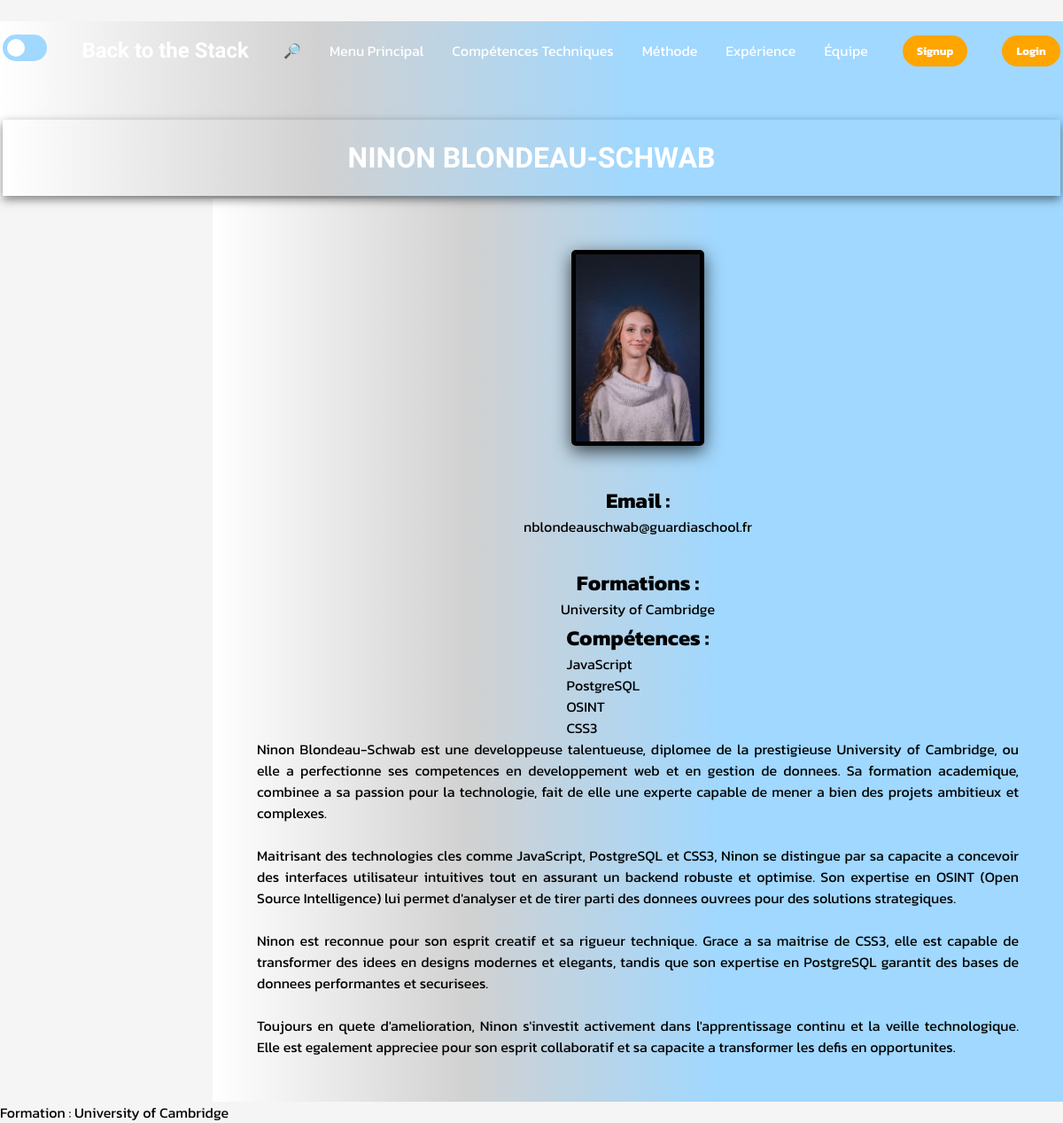
Page /php/membre.php?id=2 on the committed database.
### tables this page shows
CREATE TABLE `membres` (
  `id` int(11) NOT NULL,
  `nom` varchar(100) NOT NULL,
  `email` varchar(150) NOT NULL,
  `date` date NOT NULL,
  `formation` varchar(100) NOT NULL,
  `photo` varchar(255) NOT NULL,
  `test` text NOT NULL
);

CREATE TABLE `competences` (
  `id` int(11) NOT NULL,
  `nom` varchar(100) NOT NULL
);

### php/membre.php (the view, shortened to what this page needs)
<?php
include 'connexion.php';
if (isset($_GET['id'])) {
    $id = $_GET['id'];
    $stmt = $pdo->prepare("SELECT * FROM membres WHERE id = :id");
    $stmt->bindParam(':id', $id, PDO::PARAM_INT);
    $stmt->execute();
    $membre = $stmt->fetch();
    $stmt2 = $pdo->prepare("SELECT competences.nom FROM competences
                            INNER JOIN membre_competences ON competences.id = membre_competences.competence_id
                            WHERE membre_competences.membre_id = :id");
    $stmt2->bindParam(':id', $id, PDO::PARAM_INT);
    $stmt2->execute();
    $competences = $stmt2->fetchAll();
} else {
    die("Aucun ID spécifié !");
}
?>
<!DOCTYPE html>
<html lang="fr">
<head>
    <link id= "theme-link" rel="stylesheet" href="../css/dark-theme.css">
    <link rel="stylesheet" href="https://cdnjs.cloudflare.com/ajax/libs/font-awesome/6.0.0/css/all.min.css">
</head>
<body>
    <header>
        <div class="navbar">
            <div class="mode"><input type="checkbox" id="toggle" class="checkbox">
            <label for="toggle" class="label"></label>
        </div>
            <div class="logo"><a href="../html/index.html">Back to the Stack</a></div>
            <ul class="liens">
                <li><a href="recherche.php">🔎</a></li>
                <li><a href="../html/index.html">Menu Principal</a></li>
                <li><a href="../html/comptech.html">Compétences Techniques</a></li>
                <li><a href="../html/méthode.html">Méthode</a></li>
                <li><a href="../html/anciens clients.html">Expérience</a></li>
                <li><a href="../html/notreequipe.html">Équipe</a></li>
            </ul>
            <a href="signup.php" class="action_btn">Signup</a>
            <a href="login.php" class="action_btn">Login</a>
        </div>
        <h1 class="presentation_h1"><?php echo htmlspecialchars($membre['nom']); ?></h1>
    </header>
    <section class="texte_membre">
    <div class="photo_email-container">
        <img class="presentation_img" src="<?php echo $membre['photo']; ?>" alt="Portrait de <?php echo $membre['nom']; ?>">
        <p class="p_email"><h2>Email :</h2> <?php echo htmlspecialchars($membre['email']); ?></p>
        <p class="formation"><h2>Formations :</h2> <?php echo htmlspecialchars($membre['formation']); ?></p>
        <div class="block_membre">
        <p class="competences">
            <h2>Compétences :</h2>
                <?php foreach ($competences as $competence) : ?>
                <li><?php echo htmlspecialchars($competence['nom']); ?></li>
                <?php endforeach; ?>
        </p>
        </div>
    <div class="presentation_text-container">
        <p>
            <?php
                $text = htmlspecialchars(mb_convert_encoding($membre['test'], 'UTF-8', 'auto'));
                echo nl2br($text);
            ?>
        </p>
    </div>
</section>
    <div class="block_membre">
        <p class="p_formation">Formation : <?php echo htmlspecialchars($membre['formation']); ?></p>
    </div>
</body>
</html>

### css/dark-theme.css (style rules this page uses)
* { margin: 0; padding: 0; box-sizing: border-box; word-wrap: break-word; }
body { height: 100vh; background-color: rgb(0, 0, 0); margin-top: 2%; font-family: 'Kanit', sans-serif; align-items: center; justify-content: center; }
h1 { text-align: center; background: linear-gradient(90deg, #000, #2B2B7B, #4C4CFF); margin-top: 4%; padding: 2%; font-size: 2rem; text-transform: uppercase; font-family: 'Zen Dots', sans-serif; font-weight: 600; color: #fff; box-shadow: 0px 4px 10px rgba(0, 0, 0, 0.5); }
li { list-style: none; }
a { text-decoration: none; color: white; font-size: 1rem; white-space: nowrap; }
header { background: linear-gradient(90deg, #000, #2B2B7B, #4C4CFF);; margin-top: auto; position: relative; padding: 0.2rem; }
.navbar { width: 100%; height: 60px; max-width: 1200px; margin: 0 auto; display: flex; align-items: center; justify-content: space-between; box-sizing: border-box; }
.navbar .logo a { font-size: 1.5rem; font-weight: bold; white-space: nowrap; }
.logo { font-family: 'Zen Dots', sans-serif !important; font-size: 120% !important; }
.navbar .liens { display: flex; gap: 2rem; flex-wrap: wrap; }
.action_btn { background-color: orange; color: white; padding: 0.5rem 1rem; border: none; outline: none; border-radius: 20px; font-size: 0.8rem; font-weight: bold; cursor: pointer; transition: scale 0.2s ease; }
.presentation_img { width: 400px; height: auto; object-fit: cover; border: 5px solid white; box-shadow: 0px 6px 20px rgba(0, 0, 0, 0.7); border-radius: 15px; }
.presentation_text-container { flex: 1; display: flex; flex-direction: column; gap: 20px; }
.texte_membre { display: flex; align-items: flex-start; gap: 20px; flex-wrap: wrap; gap: 30px; align-items: center; margin-top: 0; margin-left: 20%; padding: 50px; max-width: 1200px; background: linear-gradient(135deg, #000, #2B2B7B, #4C4CFF); color: whitesmoke; }
.photo_email-container { display: flex; flex-direction: column; align-items: center; }
.presentation_img { width: 150px; height: auto; border-radius: 5px; margin-bottom: 10px; }
.p_email { margin: 2% 0; font-size: 14px; text-align: center; }
.formation { margin: 2% 0; font-size: 14px; text-align: center; }
.competences { margin: 2% 0; font-size: 14px; text-align: center; }
.label { display: inline-block; height: 30px; width: 50px; background: rgba(160, 216, 255); position: relative; transition: all .3s; border-radius: 60px; }
.label:after { content: ""; height: 20px; width: 20px; background: white; position: absolute; top: 17%; left: 10%; transition: all .3s; border-radius: 50%; }

### rows in the picture
membres: nom "NINON BLONDEAU-SCHWAB", photo (picture), email "nblondeauschwab@guardiaschool.fr", formation "University of Cambridge", test "Ninon Blondeau-Schwab est une developpeuse talentueuse, diplomee de la prestigieuse University of Cambridge, ou elle a perfectionne ses competences en developpement web et en gestion de donnees. Sa formation academique, combinee a sa passion pour la technologie, fait de elle une experte capable de mener a bien des projets ambitieux et complexes. Maitrisant des technologies cles comme JavaScript, PostgreSQL et CSS3, Ninon se distingue par sa capacite a concevoir des interfaces utilisateur intuitives tout en assurant un backend robuste et optimise. Son expertise en OSINT (Open Source Intelligence) lui permet d'analyser et de tirer parti des donnees ouvrees pour des solutions strategiques.…"
competences: nom "JavaScript"
competences: nom "PostgreSQL"
competences: nom "OSINT"
competences: nom "CSS3"
